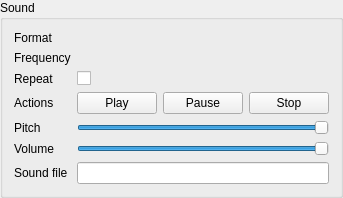
<?xml version="1.0" encoding="UTF-8"?>
<ui version="4.0">
 <class>SoundComp</class>
 <widget class="QGroupBox" name="SoundComp">
  <property name="geometry">
   <rect>
    <x>0</x>
    <y>0</y>
    <width>316</width>
    <height>197</height>
   </rect>
  </property>
  <property name="windowTitle">
   <string>Sound</string>
  </property>
  <property name="title">
   <string>Sound</string>
  </property>
  <layout class="QFormLayout" name="soundLayout">
   <item row="2" column="0">
    <widget class="QLabel" name="repeatLabel">
     <property name="text">
      <string>Repeat</string>
     </property>
    </widget>
   </item>
   <item row="2" column="1">
    <widget class="QCheckBox" name="repeat">
     <property name="text">
      <string notr="true"/>
     </property>
    </widget>
   </item>
   <item row="6" column="0">
    <widget class="QLabel" name="soundFileLabel">
     <property name="text">
      <string>Sound file</string>
     </property>
    </widget>
   </item>
   <item row="6" column="1">
    <widget class="FileWidget&lt;FileType::SOUND&gt;" name="soundFile"/>
   </item>
   <item row="3" column="0">
    <widget class="QLabel" name="actionsLabel">
     <property name="text">
      <string>Actions</string>
     </property>
    </widget>
   </item>
   <item row="3" column="1">
    <layout class="QHBoxLayout" name="horizontalLayout">
     <item>
      <widget class="QPushButton" name="play">
       <property name="text">
        <string>Play</string>
       </property>
      </widget>
     </item>
     <item>
      <widget class="QPushButton" name="pause">
       <property name="text">
        <string>Pause</string>
       </property>
      </widget>
     </item>
     <item>
      <widget class="QPushButton" name="stop">
       <property name="text">
        <string>Stop</string>
       </property>
      </widget>
     </item>
    </layout>
   </item>
   <item row="5" column="0">
    <widget class="QLabel" name="volumeLabel">
     <property name="text">
      <string>Volume</string>
     </property>
    </widget>
   </item>
   <item row="5" column="1">
    <widget class="QSlider" name="volume">
     <property name="maximum">
      <number>100</number>
     </property>
     <property name="value">
      <number>100</number>
     </property>
     <property name="orientation">
      <enum>Qt::Horizontal</enum>
     </property>
    </widget>
   </item>
   <item row="4" column="0">
    <widget class="QLabel" name="pitchLabel">
     <property name="text">
      <string>Pitch</string>
     </property>
    </widget>
   </item>
   <item row="4" column="1">
    <widget class="QSlider" name="pitch">
     <property name="maximum">
      <number>100</number>
     </property>
     <property name="value">
      <number>100</number>
     </property>
     <property name="orientation">
      <enum>Qt::Horizontal</enum>
     </property>
    </widget>
   </item>
   <item row="0" column="0">
    <widget class="QLabel" name="formatLabel">
     <property name="text">
      <string>Format</string>
     </property>
    </widget>
   </item>
   <item row="0" column="1">
    <widget class="QLabel" name="format">
     <property name="text">
      <string notr="true"/>
     </property>
    </widget>
   </item>
   <item row="1" column="0">
    <widget class="QLabel" name="frequencyLabel">
     <property name="text">
      <string>Frequency</string>
     </property>
    </widget>
   </item>
   <item row="1" column="1">
    <widget class="QLabel" name="frequency">
     <property name="text">
      <string notr="true"/>
     </property>
    </widget>
   </item>
  </layout>
 </widget>
 <customwidgets>
  <customwidget>
   <class>FileWidget&lt;FileType::SOUND&gt;</class>
   <extends>QLineEdit</extends>
   <header>RaZor/Interface/FileWidget.hpp</header>
  </customwidget>
 </customwidgets>
 <resources/>
 <connections/>
</ui>
